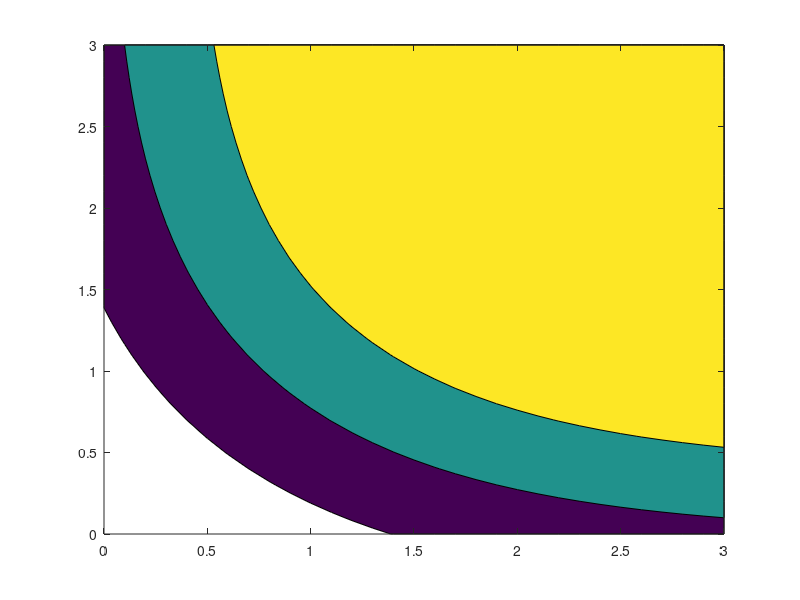

Here is the MATLAB script that generated this plot: (Note: this script raises an error after producing the figure.)


[X,Y] = meshgrid(0:0.1:3,0:0.1:3);
Z = 1./(1+exp(-X)).*1./(1+exp(-Y));

[c,h] = contourf(X,Y,Z,[-Inf 0.4 0.5 0.6 Inf]);
ch = g.Children; % this is the line that changes
for i=1:length(ch)
    if (get(ch(i),'CData')<0.5)
        set(ch(i),'FaceColor',[0.8 0.6 0.6]);
    else
        set(ch(i),'FaceColor',[0.6 0.6 0.8]);
    end;
end;
